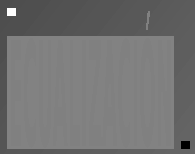
#> input picture input_images/eq0.png, 195 x 154 px
$ python main.py
#> lines starting #> are read from the running program, lines starting #| are printed output that depends on the picture
### utilidades.py
import cv2
import numpy as np
from configuracion import INPUT_IMAGES, OUTPUT_IMAGES
import matplotlib.pyplot as plt

'''
Funcion para cargar imagenes en escala de grises y float64
'''
def load_image(image_name):

#> called with image_name = 'eq0.png'
    img_path = INPUT_IMAGES + image_name

    inImage = cv2.imread(img_path, cv2.IMREAD_GRAYSCALE)    #Escala de grises
#> inImage is the input picture: shape (154, 195); min 0, max 254, mean 114.1

    if inImage is None:
        raise FileNotFoundError(f"No se pudo cargar la imagen: {img_path}")

    #Convertir a tipo float64 y normalizar al rango [0, 1]
    inImage = inImage.astype(np.float64) / 255.0

    return inImage


'''
Funcion para visualizar imagen, imagen [0,1]
'''
# [5 lines left out: function visualize_image, not called in this run]

'''
Funcion para guardar imagen, imagen [0,255]
'''
def save_image(image_name, image):

    img_path = OUTPUT_IMAGES + image_name
    success = cv2.imwrite(img_path,image * 255)

    if success:
        print("La imagen ==> " + image_name + " ==> se guardó correctamente.")
    else:
        print("Error al guardar la imagen ==>" + img_path)


'''
Función para calcular el histograma de una imagen de forma manual
'''
def histogram(inImage, bins, minRange=0.0, maxRange=1.0):

#> called with bins = 256, minRange = 0, maxRange = 1
    hist = np.zeros(bins, dtype=int) #Histograma con 0

    bin_size = (maxRange - minRange) / bins   #Tamaño del bin

    for pixel in inImage.flatten():

        if minRange <= pixel <= maxRange: #Omitir pixeles con valores fuera del rango
            bin_index = int((pixel - minRange) // bin_size)
            if bin_index == bins:  #Caso en el que pixel == maxRange
                bin_index = bins - 1
            hist[bin_index] += 1
#> this loop made 30030 passes
#> pixel on passes 1 to 12: 0.302, 0.302, 0.302, 0.302, 0.302, 0.302, 0.302, 0.302, 0.302, 0.302, 0.302, 0.302
#> after the loop, hist = 256 values, max 10414 at index 130, min 0 at index 1, mean 117.3

    bin_edges = np.linspace(minRange, maxRange, bins + 1) #Calcular los límites de los bins, +1 para limite superior

    return hist, bin_edges

'''
Funcion para plotear el histograma de una imagen
'''
# [7 lines left out: function plot_histogram, not called in this run]

### src/operaciones/histogramas.py
import numpy as np
from configuracion import DEFAULT_INRANGE, DEFAULT_OUTRANGE, DEFAULT_NBINS
from utilidades import histogram


'''
Funcion para ajustar la intensidad de una imagen

outImage = adjustIntensity (inImage, inRange=[], outRange=[0 1])
    inImage: Matriz MxN con la imagen de entrada.
    outImage: Matriz MxN con la imagen de salida.
    inRange: Vector 1x2 con el rango de niveles de intensidad [imin, imax] de entrada.
        Si el vector está vacío (por defecto), el mínimo y máximo de la imagen de entrada
        se usan como imin e imax.
    outRange: Vector 1x2 con el rango de niveles de instensidad [omin, omax] de salida.
        El valor por defecto es [0 1].
'''
def adjustIntensity(inImage, inRange=DEFAULT_INRANGE, outRange=DEFAULT_OUTRANGE):

    if not inRange:  #Si no se especifica inRange utilizar el min y max de la imagen de entrada
        imin = np.min(inImage)
        imax = np.max(inImage)
    else:
        imin, imax = inRange

    omin, omax = outRange

    out_image = (omax - omin) * (inImage - imin) / (imax - imin) + omin #Modificacion

    #Asegurar que siga en el rango
    out_image = np.clip(out_image, omin, omax)

    return out_image


'''
Funcion para ecualizar el histograma de una imagen

outImage = equalizeIntensity (inImage, nBins=256)
    inImage, outImage: ...
    nBins: Número de bins utilizados en el procesamiento. Se asume que el intervalo de
        entrada [0 1] se divide en nBins intervalos iguales para hacer el procesamiento,
        y que la imagen de salida vuelve a quedar en el intervalo [0 1]. Por defecto 256.
'''
def equalizeIntensity(inImage, nBins=DEFAULT_NBINS):

    if nBins <= 0:
        raise ValueError("El numero de bins debe ser mayor que 0")

    #Calcular el histograma y los límites de los bins
    hist, bin_edges = histogram(inImage, bins=nBins, minRange=0.0, maxRange=1.0)
#> bin_edges = 257 values from 0 to 1

    #Calcular la función de distribución acumulativa(CDF)
    cdf = hist.cumsum()  #Sumar el histograma acumulativo
#> cdf = 256 values from 72 to 30030
    if cdf[-1] == 0:
        return np.zeros_like(inImage)  #Evitar división por cero
    cdf_normalized = cdf / cdf[-1]  #Normalizar
#> cdf_normalized = 256 values from 0.0024 to 1

    #Interpolacion
    out_image = np.interp(inImage.flatten(), bin_edges[:-1], cdf_normalized)  #Usar los límites de los bins, el ultimo no ,representa un limite inferior
    out_image = out_image.reshape(inImage.shape)  #Devolver forma original a la imagen modificada
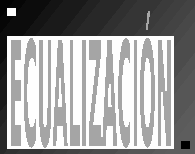
#> out_image: shape (154, 195) float64; min 0.0024, max 1, mean 0.606

    out_image = adjustIntensity(out_image) #Renormalizar para visualizar correctamente
#> in adjustIntensity, `imin = np.min(inImage)`: imin = 0.0024
#> in adjustIntensity, `imax = np.max(inImage)`: imax = 1

    return out_image

### main.py
import numpy as np
import cv2
import os
from src import adjustIntensity, equalizeIntensity, filterImage, gaussKernel1D, gaussianFilter, medianFilter,erode, dilate, opening, closing, fill, gradientImage, LoG, edgeCanny
from utilidades import load_image, save_image, visualize_image, plot_histogram, histogram

if __name__ == "__main__":

    inputImage_eq = load_image('eq0.png')
    outImage_eq = equalizeIntensity(inputImage_eq)
    outImage_adj = adjustIntensity(inputImage_eq)
    save_image('eq0_ecualizada.png', outImage_eq)
    save_image('eq0_ajustada.png', outImage_adj)

    inputImage_grid = load_image('grid.png')
#> (the run stopped early here; a loop or call above may not have finished)
